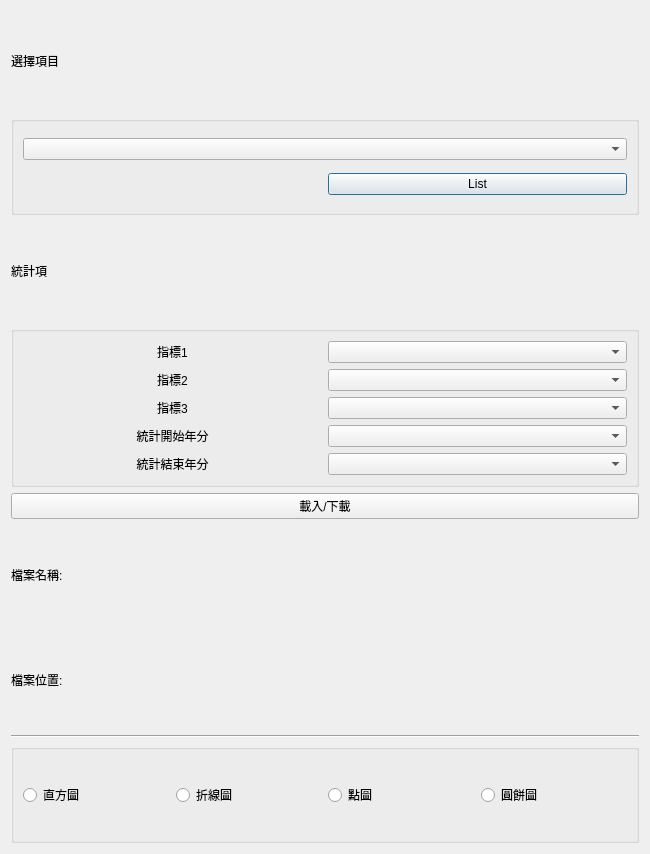
<?xml version="1.0" encoding="UTF-8"?>
<ui version="4.0">
 <class>dashboard</class>
 <widget class="QDialog" name="dashboard">
  <property name="geometry">
   <rect>
    <x>0</x>
    <y>0</y>
    <width>650</width>
    <height>854</height>
   </rect>
  </property>
  <property name="windowTitle">
   <string>dashboard</string>
  </property>
  <layout class="QVBoxLayout" name="verticalLayout_3">
   <item>
    <widget class="QLabel" name="label">
     <property name="text">
      <string>選擇項目</string>
     </property>
    </widget>
   </item>
   <item>
    <widget class="QGroupBox" name="verticalGroupBox">
     <layout class="QVBoxLayout" name="verticalLayout_2">
      <item>
       <widget class="QComboBox" name="data_base_comboBox"/>
      </item>
      <item>
       <layout class="QHBoxLayout" name="horizontalLayout">
        <item>
         <widget class="QLabel" name="label_3">
          <property name="text">
           <string/>
          </property>
         </widget>
        </item>
        <item>
         <widget class="QPushButton" name="ListButton">
          <property name="text">
           <string>List</string>
          </property>
         </widget>
        </item>
       </layout>
      </item>
     </layout>
    </widget>
   </item>
   <item>
    <widget class="QLabel" name="label_2">
     <property name="text">
      <string>統計項</string>
     </property>
    </widget>
   </item>
   <item>
    <widget class="QGroupBox" name="groupBox">
     <layout class="QGridLayout" name="gridLayout_3">
      <item row="5" column="2">
       <widget class="QComboBox" name="EndYearcomboBox"/>
      </item>
      <item row="1" column="2">
       <widget class="QComboBox" name="element1_comboBox"/>
      </item>
      <item row="1" column="1">
       <widget class="QLabel" name="element1_label">
        <property name="text">
         <string>指標1</string>
        </property>
        <property name="alignment">
         <set>Qt::AlignCenter</set>
        </property>
       </widget>
      </item>
      <item row="4" column="2">
       <widget class="QComboBox" name="StartYearcomboBox"/>
      </item>
      <item row="2" column="1">
       <widget class="QLabel" name="element2_label">
        <property name="text">
         <string>指標2</string>
        </property>
        <property name="alignment">
         <set>Qt::AlignCenter</set>
        </property>
       </widget>
      </item>
      <item row="4" column="1">
       <widget class="QLabel" name="StartYear_label">
        <property name="text">
         <string>統計開始年分</string>
        </property>
        <property name="alignment">
         <set>Qt::AlignCenter</set>
        </property>
       </widget>
      </item>
      <item row="2" column="2">
       <widget class="QComboBox" name="element2_comboBox"/>
      </item>
      <item row="5" column="1">
       <widget class="QLabel" name="EndYearlabel">
        <property name="text">
         <string>統計結束年分</string>
        </property>
        <property name="alignment">
         <set>Qt::AlignCenter</set>
        </property>
       </widget>
      </item>
      <item row="3" column="2">
       <widget class="QComboBox" name="element3_comboBox"/>
      </item>
      <item row="3" column="1">
       <widget class="QLabel" name="element3_label">
        <property name="text">
         <string>指標3</string>
        </property>
        <property name="alignment">
         <set>Qt::AlignCenter</set>
        </property>
       </widget>
      </item>
     </layout>
    </widget>
   </item>
   <item>
    <widget class="QPushButton" name="dowload">
     <property name="text">
      <string>載入/下載</string>
     </property>
    </widget>
   </item>
   <item>
    <widget class="QLabel" name="InputNameLabel">
     <property name="text">
      <string>檔案名稱:</string>
     </property>
    </widget>
   </item>
   <item>
    <widget class="QLabel" name="InputFileLabel">
     <property name="text">
      <string>檔案位置:</string>
     </property>
    </widget>
   </item>
   <item>
    <widget class="Line" name="line_2">
     <property name="orientation">
      <enum>Qt::Horizontal</enum>
     </property>
    </widget>
   </item>
   <item>
    <layout class="QVBoxLayout" name="verticalLayout_4">
     <item>
      <widget class="QGroupBox" name="verticalGroupBox">
       <layout class="QVBoxLayout" name="verticalLayout">
        <item>
         <layout class="QVBoxLayout" name="display"/>
        </item>
        <item>
         <layout class="QGridLayout" name="chart_select">
          <item row="0" column="2">
           <widget class="QRadioButton" name="point_chart">
            <property name="text">
             <string>點圖</string>
            </property>
           </widget>
          </item>
          <item row="0" column="3">
           <widget class="QRadioButton" name="Pie_Chart">
            <property name="text">
             <string>圓餅圖</string>
            </property>
           </widget>
          </item>
          <item row="0" column="0">
           <widget class="QRadioButton" name="Bar_chart">
            <property name="text">
             <string>直方圖</string>
            </property>
           </widget>
          </item>
          <item row="0" column="1">
           <widget class="QRadioButton" name="Line_chart">
            <property name="text">
             <string>折線圖</string>
            </property>
           </widget>
          </item>
         </layout>
        </item>
       </layout>
      </widget>
     </item>
    </layout>
   </item>
  </layout>
 </widget>
 <resources/>
 <connections/>
</ui>
